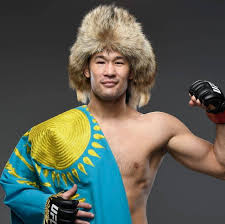
#> input picture part1/img/shavkat.jpeg, 225 x 224 px
$ python encryption.py
#> lines starting #> are read from the running program, lines starting #| are printed output that depends on the picture
import random
from PIL import Image
import os
from Crypto.Cipher import AES

def image_to_list(image_path):
    """
    Converts a grayscale image file to a 2D list of pixel values.

    Parameters:
        image_path (str): Path to the image file.

    Returns:
        list: 2D list of pixel values.
    """
#> called with image_path = 'img/shavkat.jpeg'
    img = Image.open(image_path)
#> img is the input picture: PIL image 225x224 RGB; mean R, G, B 90.6, 95.1, 84.1
    img = img.convert('L')  # Convert image to grayscale (L mode)
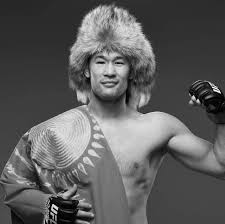
#> img: PIL image 225x224 L; min 0, max 255, mean 92.5
    pixels = list(img.getdata())
#> pixels = 50400 items
    width, height = img.size
#> width = 225; height = 224
    return [pixels[i * width:(i + 1) * width] for i in range(height)]

def list_to_image(pixel_list, output_path):
    """
    Converts a 2D list of pixel values back to a grayscale image file.

    Parameters:
        pixel_list (list): 2D list of pixel values.
        output_path (str): Path to save the output image.
    """
    height = len(pixel_list)
    width = len(pixel_list[0])
    flattened_pixels = [pixel for row in pixel_list for pixel in row]
    img = Image.new('L', (width, height))  # Create grayscale image (L mode)
    img.putdata(flattened_pixels)
    img.save(output_path)

def ecb(image_matrix):
    """
    Encrypts a grayscale image matrix using ECB mode.

    Parameters:
        image_matrix (list): 2D list of pixel values.

    Returns:
        list: Encrypted 2D list of pixel values.
    """
    key = 0xAB
    height, width = len(image_matrix), len(image_matrix[0])
    encrypted_image = [[0 for _ in range(width)] for _ in range(height)]

    # TODO: Loop over every pixel XORing the pixel value with the key
    for i in range(height):
        for j in range(width):
            encrypted_image[i][j] = image_matrix[i][j] ^ key

    return encrypted_image

def generate_counter(nonce, block_number):
    """
    Generates a simple counter value for CTR mode encryption.

    Parameters:
        nonce (int): Initial nonce value.
        block_number (int): Block number.

    Returns:
        int: Counter value.
    """
    return (nonce << 64) | block_number

def encrypt_counter(counter, key):
    # Ensure counter is 16 bytes (128 bits) for AES block size
    counter_bytes = counter.to_bytes(16, byteorder='big')

    # Create AES cipher in ECB mode since we're using it as a building block
    cipher = AES.new(key, AES.MODE_ECB)

    # Encrypt the counter value
    encrypted_counter = cipher.encrypt(counter_bytes)

    # Convert the result back to an integer for XOR operation with pixel
    return int.from_bytes(encrypted_counter[:1], byteorder='big')

def ctr(image_matrix):
    """
    Encrypts a grayscale image matrix using CTR mode.

    Parameters:
        image_matrix (list): 2D list of pixel values.

    Returns:
        list: Encrypted 2D list of pixel values.
    """
    key = os.urandom(32)
    nonce = random.getrandbits(64)

    height, width = len(image_matrix), len(image_matrix[0])
    encrypted_image = [[0 for _ in range(width)] for _ in range(height)]

    # TODO: For each pixel, perform the following:
    # 1. Create a unique counter using (i, j) and the nonce.
    # 2. Encrypt the counter to generate a keystream.
    # 3. XOR the pixel value with the keystream.
    for i in range(height):
        for j in range(width):
            # Create a unique counter using (i, j) and the nonce
            block_number = i * width + j
            counter = generate_counter(nonce, block_number)

            # Encrypt the counter to generate a keystream
            keystream = encrypt_counter(counter, key)

            # XOR the pixel value with the keystream
            encrypted_image[i][j] = image_matrix[i][j] ^ keystream

    return encrypted_image

# TODO: Upload an image to the img/ folder
# TODO: Write code to run ECB and CTR on your image using the provided functions

# Upload an image to the img/ folder
input_image_path = "img/shavkat.jpeg"
output_ecb_path = "img/shavkat_ecb.jpeg"
output_ctr_path = "img/shavkat_ctr.jpeg"

# Convert the image to a list
image_matrix = image_to_list(input_image_path)
#> image_matrix = 224 items

# Encrypt the image using ECB and save it
ecb_encrypted = ecb(image_matrix)
#> in ecb, `height, width = len(image_matrix), len(image_matrix[0])`: height = 224
#> after the loop in ecb, `for i in range(height):`: encrypted_image = 224 items
#> ecb_encrypted = 224 items
list_to_image(ecb_encrypted, output_ecb_path)
#> in list_to_image, `height = len(pixel_list)`: height = 224
#> in list_to_image, `width = len(pixel_list[0])`: width = 225
#> in list_to_image, `flattened_pixels = [pixel for row in pixel_list for pixel in row]`: flattened_pixels = 50400 items
#> in list_to_image, `img = Image.new('L', (width, height))`: img: PIL image 225x224 L; every value is 0
#> in list_to_image, `img.putdata(flattened_pixels)`:
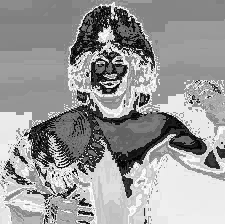
#> img: PIL image 225x224 L; min 0, max 255, mean 153.2

# Encrypt the image using CTR and save it
ctr_encrypted = ctr(image_matrix)
#> in ctr, `height, width = len(image_matrix), len(image_matrix[0])`: height = 224
#> after the loop in ctr, `for i in range(height):`: encrypted_image = 224 items
#> (the run stopped early here; a loop or call above may not have finished)
